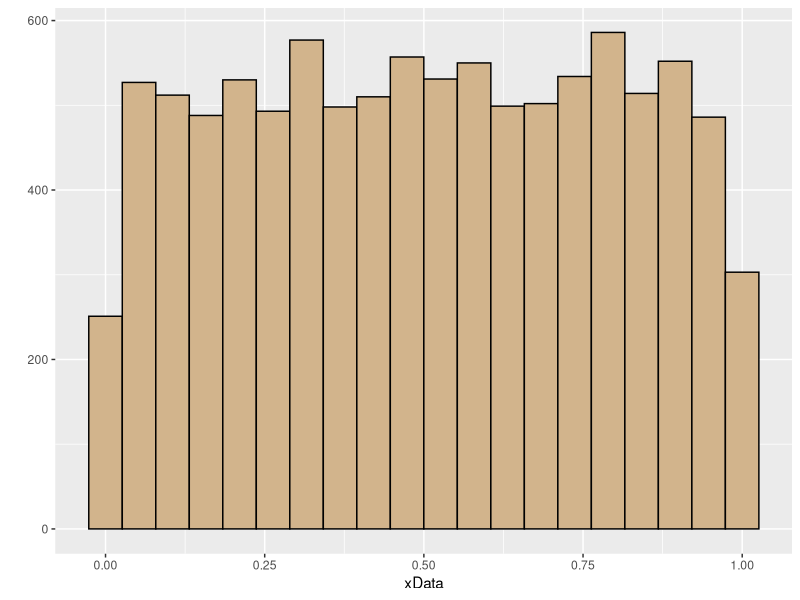
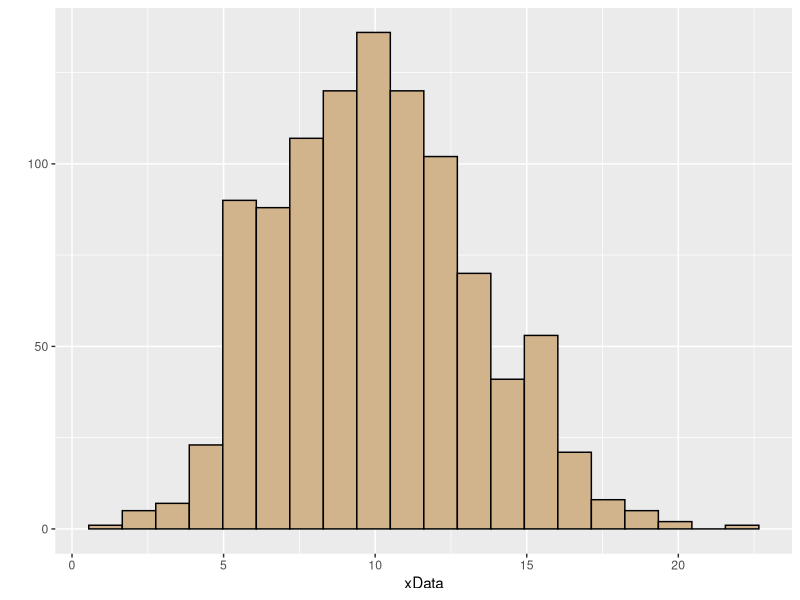

R code for these plots, in order:
## ---- chunk 1
library(ggplot2)
# FUNCTION Histo
# input: xData = a numeric vector
# output: ggplot of histogram
Histo <- function(xData) {
  (qplot(x=xData,color=I("black"),fill=I("tan"),bins=20))
}
Histo(runif(10000))
## ---- chunk 2
x <- rpois(n=1000,lambda=10)
Histo(x)
